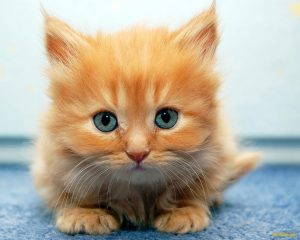
#> input picture cat-1-1-300x240.jpg, 300 x 240 px
$ python 2.py   (older library calls are emulated)
#> lines starting #> are read from the running program, lines starting #| are printed output that depends on the picture
# Python script using Scipy
# for image manipulation
import scipy
from scipy.misc import imread, imresize, imsave

# Read a JPEG image into a numpy array
img = imread('./cat-1-1-300x240.jpg') # path of the image
#> img is the input picture: shape (240, 300, 3); mean R, G, B 182.5, 172.7, 155.3
print(img.dtype, img.shape)
#| uint8 (240, 300, 3)

# Tinting the image
img_tint = img * [1, 0.45, 0.3]
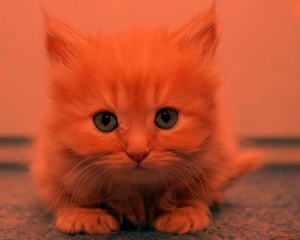
#> img_tint: shape (240, 300, 3) float64; mean R, G, B 182.5, 77.7, 46.6

# Saving the tinted image
imsave('./cat-1-1-300x240.jpg', img_tint)

# Resizing the tinted image to be 300 x 300 pixels
img_tint_resize = imresize(img_tint, (300, 300))
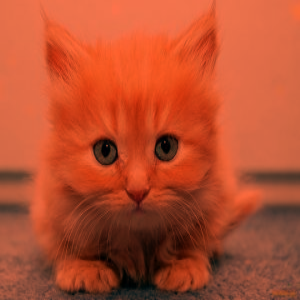
#> img_tint_resize: shape (300, 300, 3); mean R, G, B 182.6, 77.8, 46.7

# Saving the resized tinted image
imsave('./cat-1-1-300x240.jpg', img_tint_resize)
